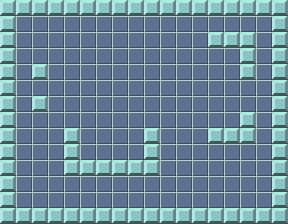

This is a level from a 2D game, rendered from its Tiled map with the project's own tilesets. A one-line summary and the complete map file follow:
An orthogonal 18x14 tile map with 16x16 px tiles, 1 tile layer (Tile Layer 1).

<map version="1.8" tiledversion="1.8.2" orientation="orthogonal" renderorder="right-down" width="18" height="14" tilewidth="16" tileheight="16" infinite="0" nextlayerid="2" nextobjectid="1">
 <tileset firstgid="1" source="proto.tsx" />
 <layer id="1" name="Tile Layer 1" width="18" height="14">
  <data encoding="csv">
3,3,3,3,3,3,3,3,3,3,3,3,3,3,3,3,3,3,
3,2,2,2,2,2,2,2,2,2,2,2,2,2,2,2,2,3,
3,2,2,2,2,2,2,2,2,2,2,2,2,3,3,3,2,3,
3,2,2,2,2,2,2,2,2,2,2,2,2,2,2,3,2,3,
3,2,3,2,2,2,2,2,2,2,2,2,2,2,2,3,2,3,
3,2,2,2,2,2,2,2,2,2,2,2,2,2,2,2,2,3,
3,2,3,2,2,2,2,2,2,2,2,2,2,2,2,2,2,3,
3,2,2,2,2,2,2,2,2,2,2,2,2,2,2,3,2,3,
3,2,2,2,3,2,2,2,2,3,2,2,2,3,3,3,2,3,
3,2,2,2,3,2,2,2,2,3,2,2,2,2,2,2,2,3,
3,2,2,2,3,3,3,3,3,3,2,2,2,2,2,2,2,3,
3,2,2,2,2,2,2,2,2,2,2,2,2,2,2,2,2,3,
3,2,2,2,2,2,2,2,2,2,2,2,2,2,2,2,2,3,
3,3,3,3,3,3,3,3,3,3,3,3,3,3,3,3,3,3
</data>
 </layer>
</map>